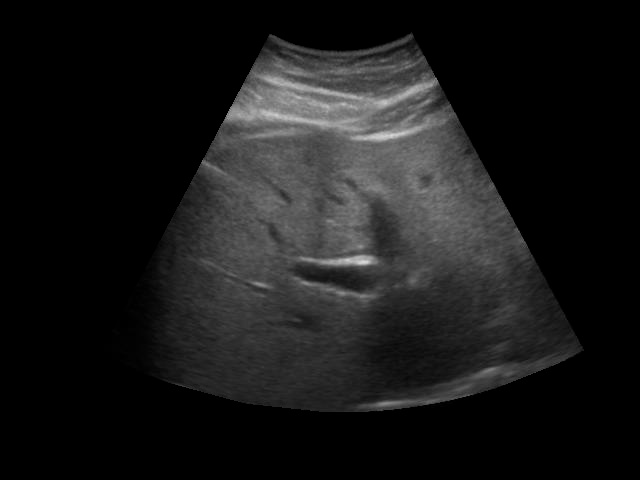
#> input picture data/raw/F0/a108.jpg, 640 x 480 px; its folder holds only this picture in this run
$ jupyter execute EDA.ipynb
#> lines starting #> are read from the running program, lines starting #| are printed output that depends on the picture
[cell 1]
import os
import cv2
import numpy as np
import matplotlib.pyplot as plt
from PIL import Image
import seaborn as sns

[cell 2]
RAW_DATA_DIR = "../data/raw"
classes = [c for c in os.listdir(RAW_DATA_DIR)
           if os.path.isdir(os.path.join(RAW_DATA_DIR, c))]
classes

## Count Images per Class (Check class imbalance)

[cell 3]
counts = {c: len(os.listdir(os.path.join(RAW_DATA_DIR, c))) for c in classes}
counts
sns.barplot(x=list(counts.keys()), y=list(counts.values()))
plt.title("Image Count per Fibrosis Stage")
plt.show()
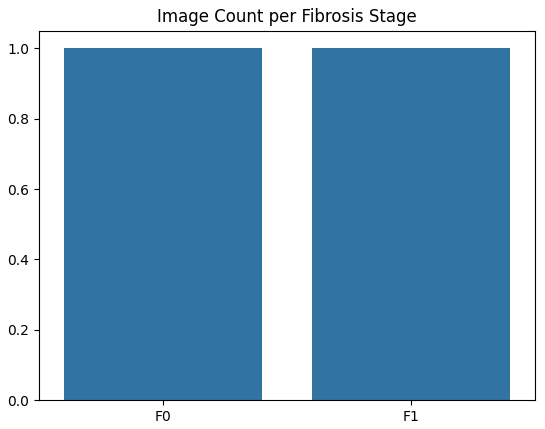
#> figure drawn by matplotlib, 1 panel

##  Visualize Sample Images

[cell 4]
import random

plt.figure(figsize=(15,8))
for i, c in enumerate(classes):
    img_name = random.choice(os.listdir(os.path.join(RAW_DATA_DIR, c)))
    img = Image.open(os.path.join(RAW_DATA_DIR, c, img_name))
#> img is the input picture: PIL image 640x480 L; min 0, max 219, mean 24.7

    plt.subplot(1, len(classes), i+1)
    plt.imshow(img, cmap="gray")
    plt.title(c)
    plt.axis("off")
plt.show()
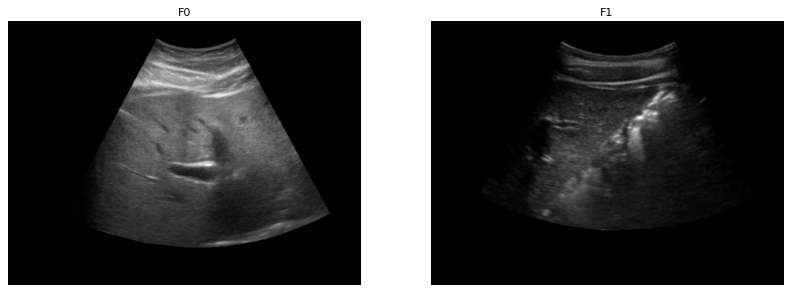
#> figure drawn by matplotlib, 2 panels

## Check if Image Shapes are Consistent

[cell 5]
shapes = []

for c in classes:
    class_path = os.path.join(RAW_DATA_DIR, c)
    for img_name in os.listdir(class_path):
        img = Image.open(os.path.join(class_path, img_name))
        shapes.append(img.size)

shapes[:10]
#> Out = [(640, 480), (640, 480)]

[cell 6]
widths = [s[0] for s in shapes]
#> widths = [640, 640]
heights = [s[1] for s in shapes]
#> heights = [480, 480]

plt.figure(figsize=(12,5))
plt.subplot(1,2,1)
sns.histplot(widths)
plt.title("Width distribution")

plt.subplot(1,2,2)
sns.histplot(heights)
plt.title("Height distribution")
plt.show()
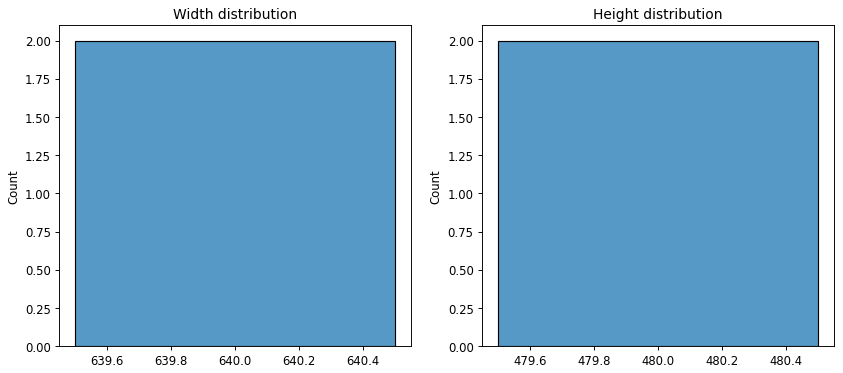
#> figure drawn by matplotlib, 2 panels

## Check for Corrupt or Invalid Images

[cell 7]
broken = []
for c in classes:
    folder = os.path.join(RAW_DATA_DIR, c)
    for img_name in os.listdir(folder):
        path = os.path.join(folder, img_name)

        # Skip hidden/system files
        if img_name.startswith('.'):
            continue

        try:
            img = Image.open(path)
            img.load()   # <-- fully decode image
        except Exception as e:
            broken.append((c, img_name, str(e)))

broken

"""catches: truncated JPEGs, corrupted PNGs, unreadable formats, empty files, files PIL only partially recognizes"""

## Brightness / Contrast Stats

[cell 8]
means = []
for c in classes:
    for img_name in os.listdir(os.path.join(RAW_DATA_DIR, c)):
        img = np.array(Image.open(os.path.join(RAW_DATA_DIR, c, img_name)).convert("L"))
        means.append(img.mean())

sns.histplot(means, kde=True)
plt.title("Distribution of Average Pixel Intensity")
plt.show()
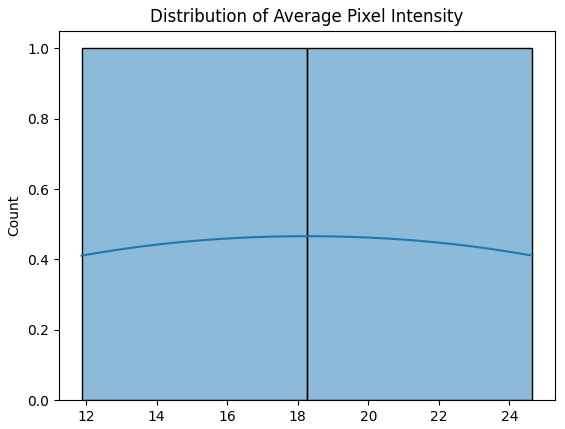
#> figure drawn by matplotlib, 1 panel; curve peaks at x = 18.23, y = 0.466
